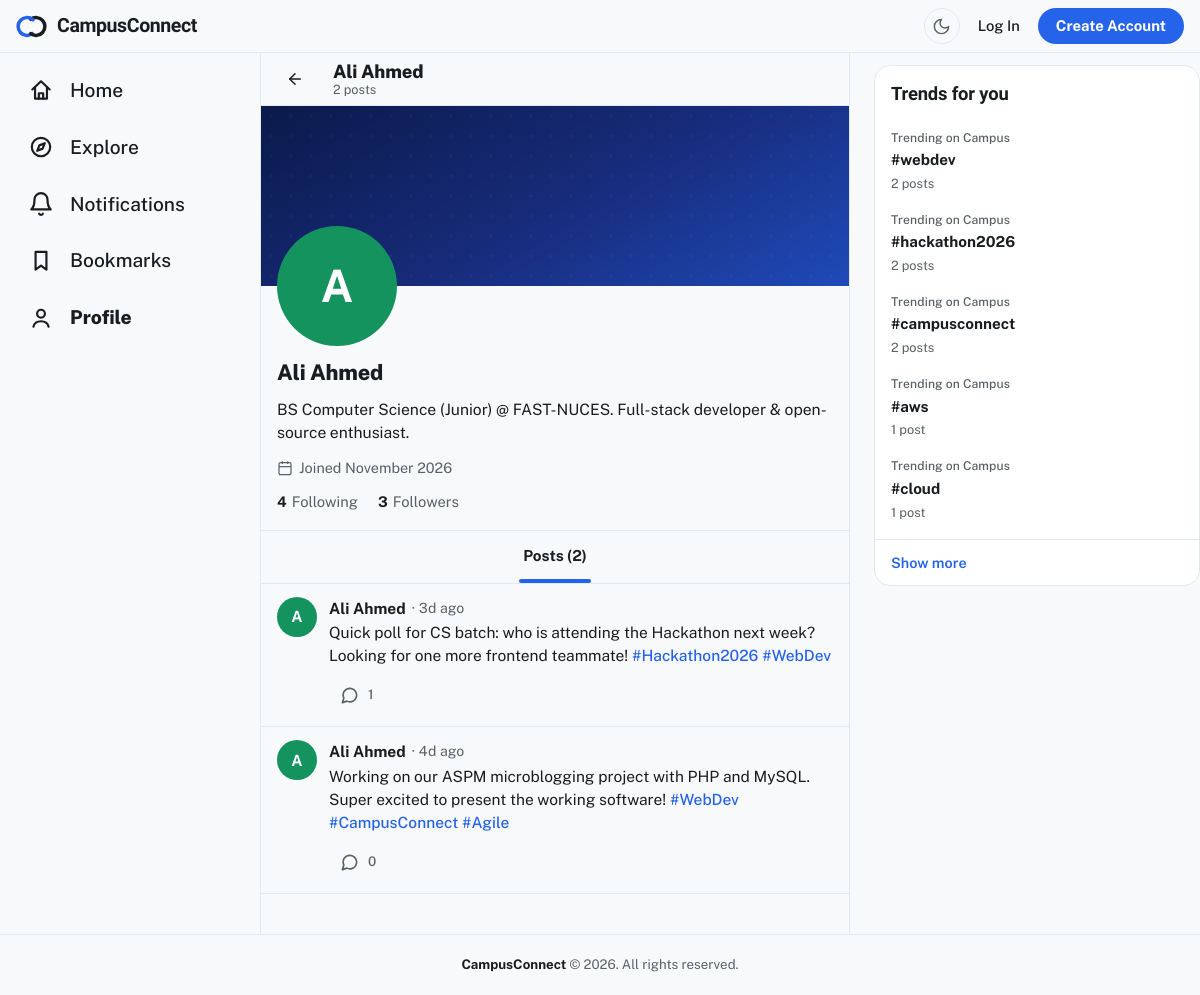
The page /profile.php?id=1 on the database its author committed.
### tables this page shows
CREATE TABLE IF NOT EXISTS users (
    id INT AUTO_INCREMENT PRIMARY KEY,
    name VARCHAR(255) NOT NULL,
    email VARCHAR(255) UNIQUE NOT NULL,
    password_hash VARCHAR(255) NOT NULL,
    role ENUM('student', 'society_admin', 'system_admin') DEFAULT 'student',
    bio TEXT DEFAULT NULL,
    cover_style VARCHAR(20) NOT NULL DEFAULT 'signature',
    created_at TIMESTAMP DEFAULT CURRENT_TIMESTAMP
);

CREATE TABLE IF NOT EXISTS posts (
    id INT AUTO_INCREMENT PRIMARY KEY,
    user_id INT NOT NULL,
    content TEXT NOT NULL,
    is_announcement TINYINT(1) NOT NULL DEFAULT 0,
    created_at TIMESTAMP DEFAULT CURRENT_TIMESTAMP,
    updated_at TIMESTAMP DEFAULT CURRENT_TIMESTAMP ON UPDATE CURRENT_TIMESTAMP,
    deleted_at TIMESTAMP NULL DEFAULT NULL,
    CONSTRAINT fk_posts_user FOREIGN KEY (user_id) REFERENCES users(id) ON DELETE CASCADE,
    INDEX idx_posts_user_id (user_id),
    INDEX idx_posts_created_at (created_at DESC)
);

CREATE TABLE IF NOT EXISTS hashtags (
    id INT AUTO_INCREMENT PRIMARY KEY,
    tag VARCHAR(100) UNIQUE NOT NULL,
    created_at TIMESTAMP DEFAULT CURRENT_TIMESTAMP
);

### profile.php (the view, shortened to what the rows shown need)
<?php
require_once 'classes/User.php';
require_once 'classes/Post.php';
require_once 'classes/PostController.php';
require_once 'classes/Like.php';
require_once 'includes/social_widgets.php';
require_once 'classes/Auth.php';
if (isset($_GET['id'])) {
    $statusDb = Database::getInstance()->getConnection();
    $statusStmt = $statusDb->prepare("SELECT 1 FROM users WHERE id = :id");
    $statusStmt->execute([':id' => (int)$_GET['id']]);
}
require_once 'includes/header.php';
$profileId = (int)($_GET['id'] ?? ($currentUser['id'] ?? 0));
$db = Database::getInstance()->getConnection();
$userModel = new User($db);
$profile = $profileId > 0 ? $userModel->getById($profileId) : false;
$isOwnProfile = $profile && $currentUser && (int)$profile['id'] === (int)$currentUser['id'];
$feed = ['posts' => [], 'total' => 0, 'page' => 1, 'has_more' => false];
$bookmarkedIds = [];
$activeTab = ($_GET['tab'] ?? 'posts') === 'likes' && $isOwnProfile ? 'likes' : 'posts';
$likesTotal = 0;
$likedPosts = [];
if ($profile) {
    $likeModel = new Like($db);
    $likesTotal = $likeModel->countByUser((int)$profile['id']);
    $feedPage = max(1, (int)($_GET['page'] ?? 1));
    $feedController = new PostController(new Post($db), $currentUser);
    $feed = $feedController->getUserFeed((int)$profile['id'], $feedPage, 10);
}
?>
<?php if (!$profile): ?>
    <div class="narrow-wrap">
        <div class="empty-state">
            <span class="empty-icon"><svg viewBox="0 0 24 24" fill="none" stroke="currentColor" stroke-width="1.7" stroke-linecap="round" stroke-linejoin="round" aria-hidden="true"><circle cx="11" cy="11" r="6.5"/><path d="m16 16 4.5 4.5"/></svg></span>
            <h4 class="empty-title">User not found</h4>
            <p class="empty-text">This profile may not exist, or the link is incorrect.</p>
        </div>
    </div>
<?php else: ?>
    <?php
        $profileInitial = strtoupper(mb_substr(trim($profile['name']), 0, 1, 'UTF-8'));
        $followerCount = (int)$profile['follower_count'];
        $followingCount = (int)$profile['following_count'];
        $coverStyle = User::normalizeCoverStyle($profile['cover_style'] ?? 'signature');
    ?>
    <div class="layout-3col">
        <?php renderLeftNav('profile'); ?>
        <div class="col-main">
            <div class="profile-sticky-bar">
                <a href="index.php" class="profile-back-btn" aria-label="Back">
                    <svg viewBox="0 0 24 24" fill="none" stroke="currentColor" stroke-width="2" stroke-linecap="round" stroke-linejoin="round" width="18" height="18">
                        <line x1="19" y1="12" x2="5" y2="12"></line>
                        <polyline points="12 19 5 12 12 5"></polyline>
                    </svg>
                </a>
                <div class="profile-sticky-meta">
                    <h2 class="profile-sticky-name"><?= htmlspecialchars($profile['name']) ?></h2>
                    <span class="profile-sticky-sub"><?= (int)$feed['total'] ?> <?= pluralize((int)$feed['total'], 'post') ?></span>
                </div>
            </div>
            <div class="profile-card">
                <div class="profile-cover cover-<?= htmlspecialchars($coverStyle) ?>" aria-hidden="true"></div>
                <div class="profile-hero-row">
                    <span class="avatar-lg<?= avatarToneClass((int)$profile['id'], (string)($profile['role'] ?? '')) ?>"><?= htmlspecialchars($profileInitial) ?></span>
                </div>
                <div class="profile-details">
                    <div class="profile-name-row">
                        <h1 class="profile-display-name"><?= htmlspecialchars($profile['name']) ?></h1>
                    </div>
                    <?php if (!empty($profile['bio'])): ?>
                        <p class="profile-bio"><?= htmlspecialchars($profile['bio']) ?></p>
                    <?php endif; ?>
                    <div class="profile-metadata-row">
                        <?php if (!empty($profile['created_at'])): ?>
                            <span class="profile-meta-item">
                                <svg viewBox="0 0 24 24" fill="none" stroke="currentColor" stroke-width="1.8" width="16" height="16">
                                    <rect x="3" y="4" width="18" height="18" rx="2" ry="2"></rect>
                                    <line x1="16" y1="2" x2="16" y2="6"></line>
                                    <line x1="8" y1="2" x2="8" y2="6"></line>
                                    <line x1="3" y1="10" x2="21" y2="10"></line>
                                </svg>
                                Joined <?= Post::formatDbDate($profile['created_at'], 'F Y') ?>
                            </span>
                        <?php endif; ?>
                    </div>
                    <div class="profile-stats-row">
                        <button type="button" class="stat-btn" onclick="toggleModal('following-modal')">
                            <strong data-following-count-for="<?= (int)$profile['id'] ?>"><?= $followingCount ?></strong>
                            <span>Following</span>
                        </button>
                        <button type="button" class="stat-btn" onclick="toggleModal('followers-modal')">
                            <strong data-followers-count-for="<?= (int)$profile['id'] ?>"><?= $followerCount ?></strong>
                            <span data-followers-label-for="<?= (int)$profile['id'] ?>"><?= pluralize($followerCount, 'Follower') ?></span>
                        </button>
                    </div>
                </div>
            </div>
            <div class="profile-tabs-header">
                <a href="profile.php?id=<?= (int)$profile['id'] ?>&tab=posts" class="profile-tab<?= $activeTab === 'posts' ? ' active' : '' ?>">
                    <span class="profile-tab-label">Posts (<?= (int)$feed['total'] ?>)</span>
                </a>
            </div>
            <?php if ($activeTab === 'likes'): ?>
                <?php if (empty($likedPosts)): ?>
                    <div class="empty-state">
                        <p class="empty-text"><?= $isOwnProfile ? 'You have not liked any posts yet.' : 'This user has not liked any posts yet.' ?></p>
                    </div>
                <?php else: ?>
                    <?php foreach ($likedPosts as $likedPost): ?>
                        <?php renderPostCard($likedPost, $currentUser, $bookmarkedIds); ?>
                    <?php endforeach; ?>
                    <?php renderPager('profile.php?id=' . (int)$profile['id'] . '&tab=likes', $likesPage, $likesPage * 10 < $likesTotal); ?>
                <?php endif; ?>
            <?php else: ?>
                <?php if (empty($feed['posts'])): ?>
                    <div class="empty-state">
                        <p class="empty-text"><?= $isOwnProfile ? 'You have not posted anything yet.' : 'This user has not posted anything yet.' ?></p>
                    </div>
                <?php else: ?>
                    <?php foreach ($feed['posts'] as $feedPost): ?>
                        <?php renderPostCard($feedPost, $currentUser, $bookmarkedIds); ?>
                    <?php endforeach; ?>
                <?php endif; ?>
            <?php endif; ?>
        </div>
        <div class="col-side">
            <?php renderTrendingHashtagsWidget($db); ?>
        </div>
    </div>
<?php endif; ?>
<?php require_once 'includes/footer.php'; ?>

### includes/social_widgets.php (shortened to what the rows shown need)
<?php
require_once __DIR__ . '/../classes/Hashtag.php';
function renderLeftNav(string $active): void {
    $viewerId = isset($GLOBALS['currentUser']['id']) ? (int)$GLOBALS['currentUser']['id'] : 0;
    $unreadCount = 0;
    $svgAttrs = 'viewBox="0 0 24 24" fill="none" stroke="currentColor" stroke-width="1.8" stroke-linecap="round" stroke-linejoin="round" aria-hidden="true"';
    $links = [
        'home' => ['index.php', 'Home', '<svg ' . $svgAttrs . '><path d="M4 11.5 12 4l8 7.5"/><path d="M6.5 9.5V20h11V9.5"/><path d="M10 20v-5h4v5"/></svg>', 0],
        'explore' => ['explore.php', 'Explore', '<svg ' . $svgAttrs . '><circle cx="12" cy="12" r="8.5"/><path d="M15.5 8.5 13.5 13.5 8.5 15.5 10.5 10.5Z"/></svg>', 0],
        'notifications' => ['notifications.php', 'Notifications', '<svg ' . $svgAttrs . '><path d="M18 8A6 6 0 0 0 6 8c0 7-3 9-3 9h18s-3-2-3-9"/><path d="M13.73 21a2 2 0 0 1-3.46 0"/></svg>', $unreadCount],
        'bookmarks' => ['bookmarks.php', 'Bookmarks', '<svg ' . $svgAttrs . '><path d="M7 3.5h10V20l-5-3.8L7 20Z"/></svg>', 0],
        'profile' => [$viewerId ? 'profile.php?id=' . $viewerId : 'login.php', 'Profile', '<svg ' . $svgAttrs . '><circle cx="12" cy="8" r="3.6"/><path d="M5 20c.8-3.4 3.6-5 7-5s6.2 1.6 7 5"/></svg>', 0],
    ];
    echo '<nav class="col-nav" aria-label="Section">';
    foreach ($links as $key => [$href, $label, $icon, $badge]) {
        $isActive = $key === $active ? ' nav-col-active' : '';
        echo '<a href="' . htmlspecialchars($href) . '" class="nav-col-link' . $isActive . '"'
            . ' aria-label="' . htmlspecialchars($label . ($badge > 0 ? ", {$badge} unread" : '')) . '"'
            . ($key === $active ? ' aria-current="page"' : '') . '>'
            . $icon . '<span>' . htmlspecialchars($label) . '</span>';
        echo '</a>';
    }
    echo '</nav>';
}
function renderTrendingHashtagsWidget(PDO $db, int $limit = 5): void {
    require_once __DIR__ . '/../classes/Hashtag.php';
    $hashtagModel = new Hashtag($db);
    $trending = $hashtagModel->getTrending($limit);
    echo '<div class="widget">';
    echo '<h4 class="widget-title">Trends for you</h4>';
    if (empty($trending)) {
        echo '<p class="widget-empty">No trending topics yet.</p>';
    } else {
        foreach ($trending as $item) {
            echo '<div class="trending-row">';
            echo '<a href="explore.php?tag=' . urlencode($item['tag']) . '" class="trending-link">';
            echo '<span class="trending-sub">Trending on Campus</span>';
            echo '<span class="trending-tag">#' . htmlspecialchars($item['tag']) . '</span>';
            echo '<span class="trending-count">' . (int)$item['post_count'] . ' ' . pluralize((int)$item['post_count'], 'post') . '</span>';
            echo '</a>';
            echo '</div>';
        }
    }
    echo '<a href="explore.php" class="widget-more">Show more</a>';
    echo '</div>';
}
function renderPostCard(array $post, ?array $currentUser, array $bookmarkedIds = [], bool $removeCardOnUnsave = false): void {
    $postId = (int)$post['id'];
    $authorInitial = strtoupper(mb_substr(trim($post['author_name']), 0, 1, 'UTF-8'));
    $timeAgo = $post['time_ago'] ?? $post['created_at'];
    $replyCount = (int)($post['reply_count'] ?? 0);
    $replySvg = '<svg viewBox="0 0 24 24" fill="none" stroke="currentColor" stroke-width="1.8" stroke-linecap="round" stroke-linejoin="round" aria-hidden="true"><path d="M21 11.5a8.38 8.38 0 0 1-.9 3.8 8.5 8.5 0 0 1-7.6 4.7 8.38 8.38 0 0 1-3.8-.9L3 21l1.9-5.7a8.38 8.38 0 0 1-.9-3.8 8.5 8.5 0 0 1 4.7-7.6 8.38 8.38 0 0 1 3.8-.9h.5a8.48 8.48 0 0 1 8 8v.5Z"/></svg>';
    $renderedBody = Hashtag::renderHashtagLinks(htmlspecialchars($post['content']));
    echo '<div class="post-card" data-post-card>';
    echo '<span class="avatar-md' . avatarToneClass((int)$post['user_id'], (string)($post['author_role'] ?? '')) . '">' . htmlspecialchars($authorInitial) . '</span>';
    echo '<div class="post-body">';
    echo '<div class="post-card-head">';
    echo '<a class="post-card-author" href="profile.php?id=' . (int)$post['user_id'] . '">'
        . htmlspecialchars($post['author_name']) . '</a>';
    echo '<span class="post-card-time">&middot; ' . htmlspecialchars($timeAgo) . '</span>';
    echo '</div>';
    echo '<p class="post-card-content">' . $renderedBody . '</p>';
    echo '<div class="post-card-actions">';
    echo '<a class="action-reply" href="post.php?id=' . $postId . '"><span class="sr-only">Replies</span><span class="action-ic">'
        . $replySvg . '</span>' . $replyCount . '</a>';
    echo '</div>';
    echo '</div>';
    echo '</div>';
}

### classes/Hashtag.php (shortened to what the rows shown need)
<?php
require_once __DIR__ . '/Post.php';
class Hashtag {
    private PDO $db;
    public function __construct(PDO $dbConnection) {
        $this->db = $dbConnection;
    }
    public static function renderHashtagLinks(string $escapedHtml): string {
        return preg_replace_callback(
            '/(?<!&)#([a-zA-Z0-9_]{1,50})\b/u',
            function ($matches) {
                $rawTag = $matches[1];
                $lowerTag = mb_strtolower($rawTag, 'UTF-8');
                return '<a href="explore.php?tag=' . urlencode($lowerTag) . '" class="hashtag-link">#' . $rawTag . '</a>';
            },
            $escapedHtml
        );
    }
    public function getTrending(int $limit = 5, int $windowDays = 7): array {
        $cutoff = gmdate('Y-m-d H:i:s', time() - max(1, $windowDays) * 86400);
        $recent = $this->queryTrending($limit, $cutoff);
        return !empty($recent) ? $recent : $this->queryTrending($limit, null);
    }
    private function queryTrending(int $limit, ?string $since): array {
        $sql = "SELECT h.id, h.tag, COUNT(ph.post_id) AS post_count
                FROM hashtags h
                JOIN post_hashtags ph ON h.id = ph.hashtag_id
                JOIN posts p ON ph.post_id = p.id
                WHERE p.deleted_at IS NULL" . ($since !== null ? " AND p.created_at >= :since" : "") . "
                GROUP BY h.id, h.tag
                HAVING COUNT(ph.post_id) > 0
                ORDER BY post_count DESC, h.id DESC
                LIMIT :limit";
        $stmt = $this->db->prepare($sql);
        if ($since !== null) {
            $stmt->bindValue(':since', $since, PDO::PARAM_STR);
        }
        $stmt->bindValue(':limit', $limit, PDO::PARAM_INT);
        $stmt->execute();
        return $stmt->fetchAll(PDO::FETCH_ASSOC);
    }
}

### rows shown on the page
users: name "Ali Ahmed", name "A", bio "BS Computer Science (Junior) @ FAST-NUCES. Full-stack developer & open-source enthusiast.", created_at "November 2026"
posts: user.name "A", user.name "Ali Ahmed", timeAgo "3d ago", content "Quick poll for CS batch: who is attending the Hackathon next week? Looking for one more frontend teammate!", rawTag "Hackathon2026 WebDev", replyCount "1"
posts: user.name "A", user.name "Ali Ahmed", timeAgo "4d ago", content "Working on our ASPM microblogging project with PHP and MySQL. Super excited to present the working software!", rawTag "WebDev CampusConnect Agile", replyCount "0"
hashtags: tag "webdev", post_count "2", post_count "posts"
hashtags: tag "hackathon2026", post_count "2", post_count "posts"
hashtags: tag "campusconnect", post_count "2", post_count "posts"
hashtags: tag "aws", post_count "1", post_count "post"
hashtags: tag "cloud", post_count "1", post_count "post"

### other values the page prints
$label "Home"
$label "Explore"
$label "Notifications"
$label "Bookmarks"
$label "Profile"
$feed['total'] "2"
pluralize((int)$feed['total'], 'post') "posts"
$followingCount "4"
$followerCount "3"
pluralize($followerCount, 'Follower') "Followers"
